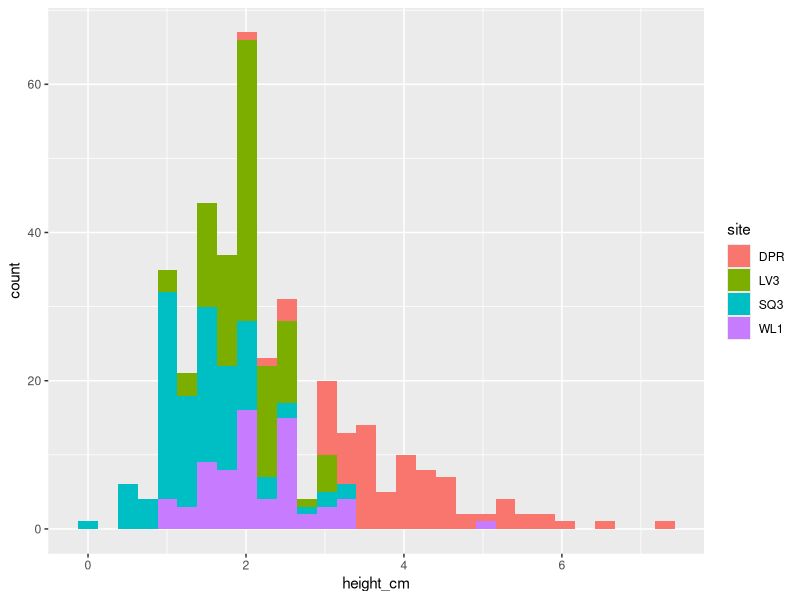

Recreate this plot in R.
# Example script to source from markdown
library(tidyverse)

d = read_csv("data/clean_vern.csv")

pops = d %>% 
  group_by(site, lat, long, elev_m) %>% 
  summarize(N = n()) %>% 
  arrange(elev_m) %>% 
  rename(Population = site, Latitude = lat, Longitude = long, "Elevation (m)" = elev_m) %>% 
  ungroup() %>% 
  mutate_at(c("Latitude", "Longitude"), round, 3)


height_hist = ggplot(d, aes(x = height_cm, fill = site)) +
  geom_histogram()

